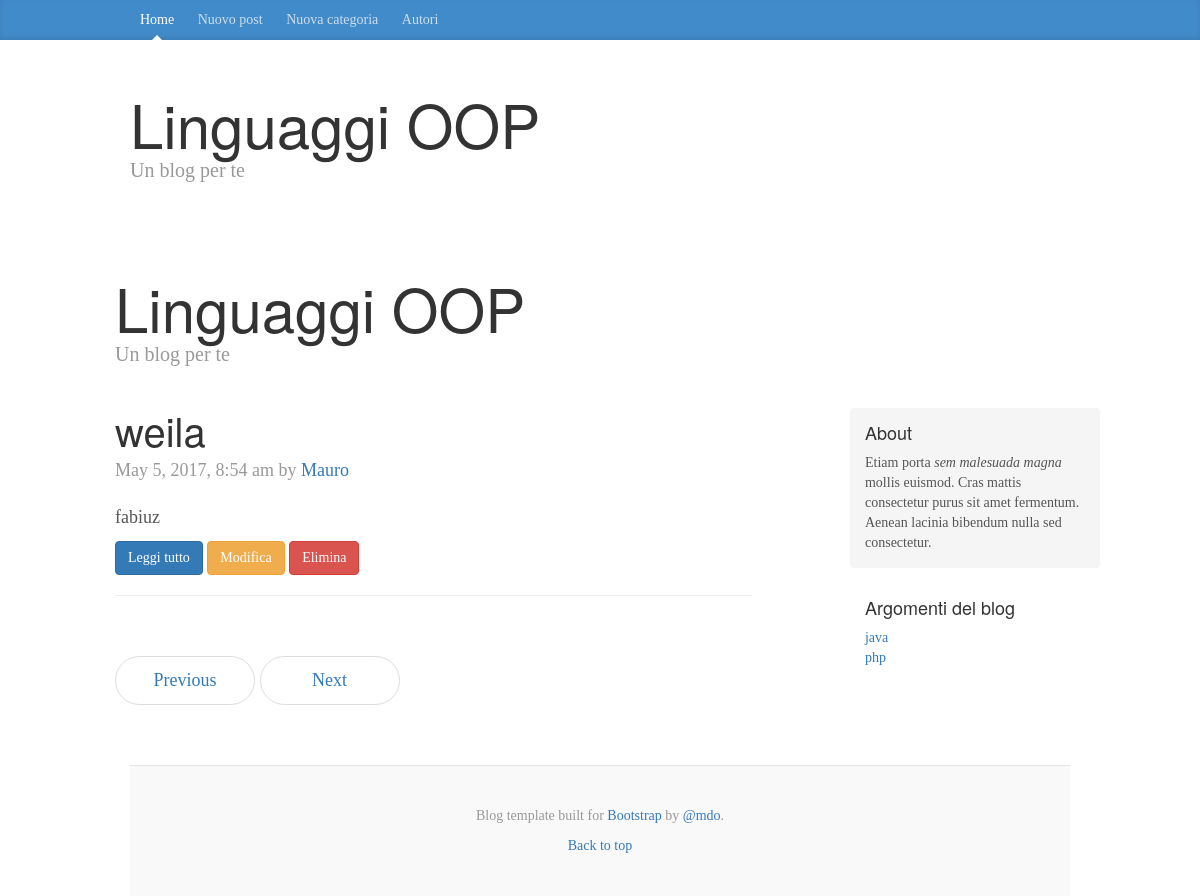
Page /?view=single&id_post=8 on the committed database.
### tables this page shows
CREATE TABLE `posts` (
  `id` int(11) NOT NULL,
  `titolo` varchar(255) NOT NULL,
  `sottotitolo` varchar(255) NOT NULL,
  `testo` text NOT NULL,
  `immagine` varchar(255) NOT NULL,
  `id_categoria` int(11) NOT NULL,
  `data_post` timestamp NOT NULL DEFAULT CURRENT_TIMESTAMP ON UPDATE CURRENT_TIMESTAMP
);

CREATE TABLE `categorie` (
  `id_categoria` int(11) NOT NULL,
  `categoria` varchar(25) NOT NULL
);

### includes/database.php (called while the page is built, shortened)
<?php
class Database {
    private $host = DB_HOST;
    private $user = DB_USER;
    private $pass = DB_PASS;
    private $dbname = DB_NAME;
    public $link;
    public function connetti() {
        $this->link = mysqli_connect($this->host, $this->user, $this->pass, $this->dbname);
    }
    public function select($query) {
        $result = mysqli_query($this->link, $query);
        if ($result->num_rows > 0){
            return $result;
        } else
            return false;
    }
}

### includes/funzioni.php (called while the page is built)
<?php
function formattaData($param) {
    return date("F j, Y, g:i a", strtotime($param));
}

### includes/single_post.php (the view)
<?php
$id = isset($_REQUEST['id_post']) ? $_REQUEST['id_post'] : false;
   $query = "SELECT * FROM posts where id = $id";
$posts = $DB->select($query);
?>
<div class="blog-header">
    <h1 class="blog-title"><?= TITOLO ?></h1>
    <p class="lead blog-description"><?= SOTTOTITOLO ?></p>
</div>
<div class="row">
    <div class="col-sm-8 blog-main">
<?php while ($row = mysqli_fetch_array($posts)) : ?>
    <div class="blog-post">
        <h2 class="blog-post-title"><?= $row['titolo'] ?></h2>
        <p class="blog-post-meta"><?= formattaData($row['data_post']) ?> by <a href="#">Mauro</a></p>
        <p><?= htmlspecialchars($row['testo']) ?></p>
        <p>
            <a href="?view=single&id_post=<?= $row['id'] ?>" class="btn btn-primary">Leggi tutto</a>
            <a href="?view=modifica&id_post=<?= $row['id'] ?>" class="btn btn-warning">Modifica</a>
            <a href="?view=elimina&id_post=<?= $row['id'] ?>" class="btn btn-danger">Elimina</a>
        </p>
        <hr>
    </div>
<?php endwhile; ?>
        <nav>
            <ul class="pager">
                <li><a href="#">Previous</a></li>
                <li><a href="#">Next</a></li>
            </ul>
        </nav>
    </div>

### includes/sidebar.php
<?php
$query = "SELECT * FROM categorie order by categoria";
$elencocategorie = $DB->select($query);
?>
<div class="col-sm-3 col-sm-offset-1 blog-sidebar">
    <div class="sidebar-module sidebar-module-inset">
        <h4>About</h4>
        <p>Etiam porta <em>sem malesuada magna</em> mollis euismod. Cras mattis consectetur purus sit amet fermentum. Aenean lacinia bibendum nulla sed consectetur.</p>
    </div>
    <div class="sidebar-module">
        <h4>Argomenti del blog</h4>
        <ol class="list-unstyled">
            <?php while ($row = mysqli_fetch_array($elencocategorie)) : ?>
                <li><a href="index.php?id_cat=<?= $row['id_categoria'] ?>"><?= $row['categoria'] ?></a></li>
            <?php endwhile; ?>
        </ol>
    </div>
</div>

### css/blog.css (style rules this page uses)
body { font-family: Georgia, "Times New Roman", Times, serif; color: #555; }
h1, .h1, h2, .h2, h3, .h3, h4, .h4, h5, .h5, h6, .h6 { margin-top: 0; font-family: "Helvetica Neue", Helvetica, Arial, sans-serif; font-weight: normal; color: #333; }
.blog-header { padding-top: 20px; padding-bottom: 20px; }
.blog-title { margin-top: 30px; margin-bottom: 0; font-size: 60px; font-weight: normal; }
.blog-description { font-size: 20px; color: #999; }
.blog-main { font-size: 18px; line-height: 1.5; }
.sidebar-module { padding: 15px; margin: 0 -15px 15px; }
.sidebar-module-inset { padding: 15px; background-color: #f5f5f5; border-radius: 4px; }
.sidebar-module-inset p:last-child, .sidebar-module-inset ul:last-child, .sidebar-module-inset ol:last-child { margin-bottom: 0; }
.pager { margin-bottom: 60px; text-align: left; }
.pager > li > a { width: 140px; padding: 10px 20px; text-align: center; border-radius: 30px; }
.blog-post { margin-bottom: 60px; }
.blog-post-title { margin-bottom: 5px; font-size: 40px; }
.blog-post-meta { margin-bottom: 20px; color: #999; }

### rows in the picture
posts: titolo "weila", data_post "May 5, 2017, 8:54 am", testo "fabiuz"
categorie: categoria "java"
categorie: categoria "php"

### other values in the picture
TITOLO "Linguaggi OOP"
SOTTOTITOLO "Un blog per te"
